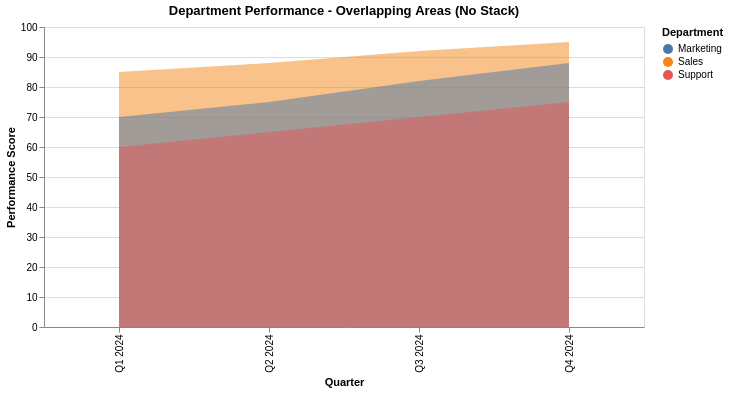

Describe this chart as a Vega-Lite specification.
### Vega-Lite specification from a JSON file in a GitHub repository (floating-point values rounded to 4 significant figures)
{"$schema": "https://vega.github.io/schema/vega-lite/v5.json", "description": "Multiple area series without stacking - each fills to zero independently", "title": "Department Performance - Overlapping Areas (No Stack)", "width": 600, "height": 300, "data": {"values": [{"quarter": "Q1 2024", "department": "Sales", "performance": 85}, {"quarter": "Q1 2024", "department": "Marketing", "performance": 70}, {"quarter": "Q1 2024", "department": "Support", "performance": 60}, {"quarter": "Q2 2024", "department": "Sales", "performance": 88}, {"quarter": "Q2 2024", "department": "Marketing", "performance": 75}, {"quarter": "Q2 2024", "department": "Support", "performance": 65}, {"quarter": "Q3 2024", "department": "Sales", "performance": 92}, {"quarter": "Q3 2024", "department": "Marketing", "performance": 82}, {"quarter": "Q3 2024", "department": "Support", "performance": 70}, {"quarter": "Q4 2024", "department": "Sales", "performance": 95}, {"quarter": "Q4 2024", "department": "Marketing", "performance": 88}, {"quarter": "Q4 2024", "department": "Support", "performance": 75}]}, "mark": {"type": "area", "fillOpacity": 0.5}, "encoding": {"x": {"field": "quarter", "type": "ordinal", "axis": {"title": "Quarter"}}, "y": {"field": "performance", "type": "quantitative", "stack": null, "axis": {"title": "Performance Score"}}, "color": {"field": "department", "type": "nominal", "legend": {"title": "Department"}}}}
